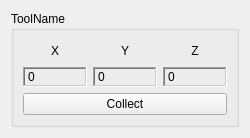
<?xml version="1.0" encoding="UTF-8"?>
<ui version="4.0">
 <class>mtsNDISerialToolQtWidget</class>
 <widget class="QWidget" name="mtsNDISerialToolQtWidget">
  <property name="geometry">
   <rect>
    <x>0</x>
    <y>0</y>
    <width>250</width>
    <height>138</height>
   </rect>
  </property>
  <property name="windowTitle">
   <string>Form</string>
  </property>
  <layout class="QHBoxLayout" name="horizontalLayout">
   <item>
    <widget class="QGroupBox" name="ToolGroup">
     <property name="title">
      <string>ToolName</string>
     </property>
     <layout class="QGridLayout" name="gridLayout">
      <item row="0" column="0">
       <widget class="QLabel" name="LabelX">
        <property name="text">
         <string>X</string>
        </property>
        <property name="alignment">
         <set>Qt::AlignCenter</set>
        </property>
       </widget>
      </item>
      <item row="0" column="1">
       <widget class="QLabel" name="LabelY">
        <property name="text">
         <string>Y</string>
        </property>
        <property name="alignment">
         <set>Qt::AlignCenter</set>
        </property>
       </widget>
      </item>
      <item row="0" column="2">
       <widget class="QLabel" name="LabelZ">
        <property name="text">
         <string>Z</string>
        </property>
        <property name="alignment">
         <set>Qt::AlignCenter</set>
        </property>
       </widget>
      </item>
      <item row="1" column="0">
       <widget class="QLabel" name="PositionX">
        <property name="minimumSize">
         <size>
          <width>60</width>
          <height>0</height>
         </size>
        </property>
        <property name="frameShape">
         <enum>QFrame::WinPanel</enum>
        </property>
        <property name="frameShadow">
         <enum>QFrame::Sunken</enum>
        </property>
        <property name="text">
         <string>0</string>
        </property>
       </widget>
      </item>
      <item row="1" column="1">
       <widget class="QLabel" name="PositionY">
        <property name="minimumSize">
         <size>
          <width>60</width>
          <height>0</height>
         </size>
        </property>
        <property name="frameShape">
         <enum>QFrame::WinPanel</enum>
        </property>
        <property name="frameShadow">
         <enum>QFrame::Sunken</enum>
        </property>
        <property name="text">
         <string>0</string>
        </property>
       </widget>
      </item>
      <item row="1" column="2">
       <widget class="QLabel" name="PositionZ">
        <property name="minimumSize">
         <size>
          <width>60</width>
          <height>0</height>
         </size>
        </property>
        <property name="frameShape">
         <enum>QFrame::WinPanel</enum>
        </property>
        <property name="frameShadow">
         <enum>QFrame::Sunken</enum>
        </property>
        <property name="text">
         <string>0</string>
        </property>
       </widget>
      </item>
      <item row="2" column="0" colspan="3">
       <widget class="QPushButton" name="ButtonRecord">
        <property name="text">
         <string>Collect</string>
        </property>
       </widget>
      </item>
     </layout>
    </widget>
   </item>
  </layout>
 </widget>
 <resources/>
 <connections/>
</ui>
